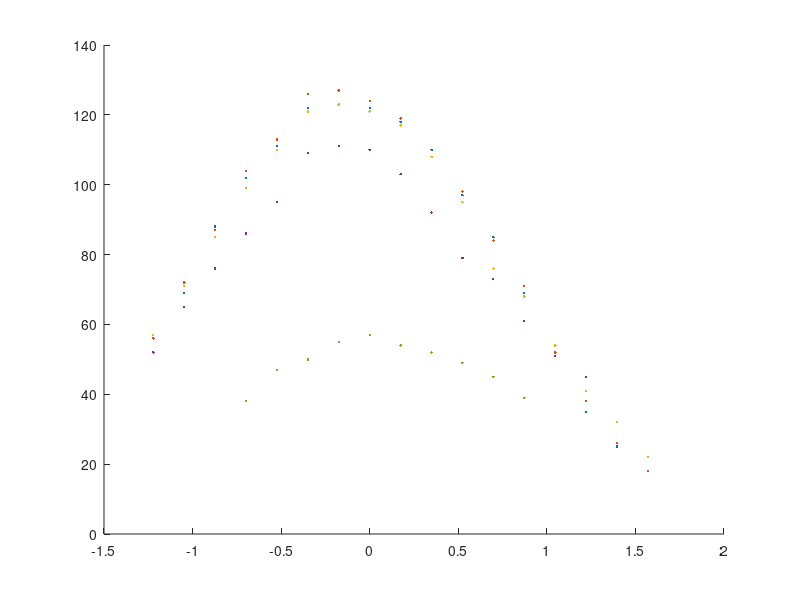
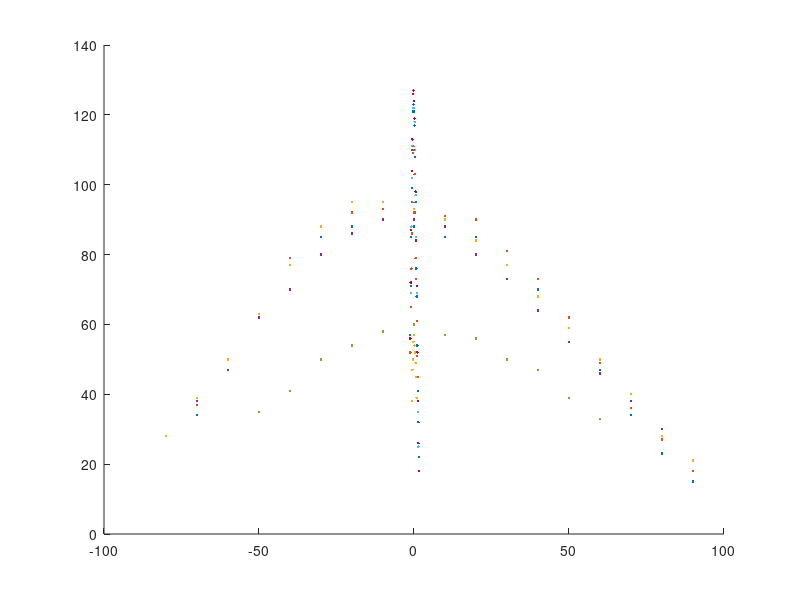
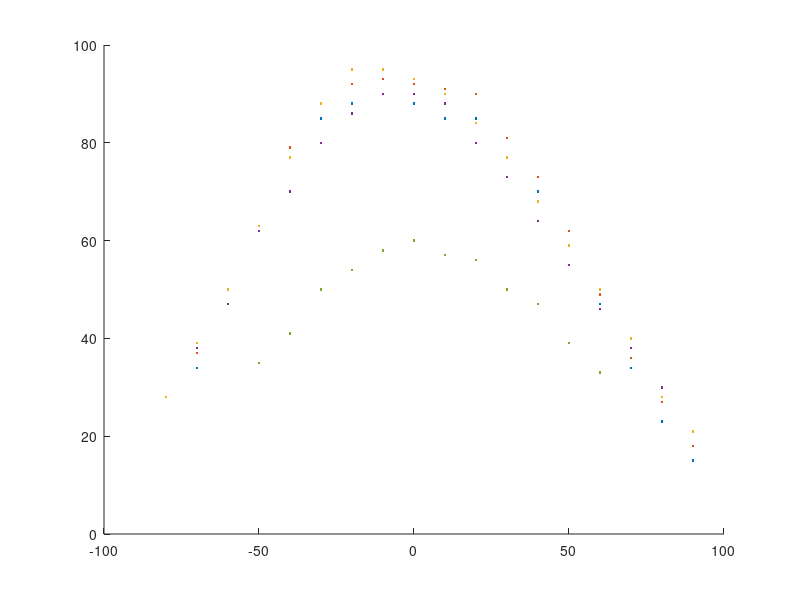

These charts were generated, in order, by the following MATLAB code:
clc
close all
clear all
%% Definición de parametros
A = 1;
B = 1;
C = 1;
D = 1;
E = 1;
Angles = deg2rad([0,10,20,30,40,50,60,70,80,90,-10,-20,-30,-40,-50,-60,-70,-80,-90]');
AnglesD60 = deg2rad([0,10,20,30,40,50,60,70,80,90,-10,-20,-30,-40,-50,-60]');
D60 = [122,118,110,97,85,69,51,35,25,18,123,122,111,102,88,69]';
AnglesD50 = deg2rad([0,10,20,30,40,50,60,70,80,90,-10,-20,-30,-40,-50,-60,-70]');
D50 = [124,119,108,98,84,71,52,38,26,18,127,126,113,104,87,72,56]';
AnglesD40 = deg2rad([0,10,20,30,40,50,60,70,80,90,-10,-20,-30,-40,-50,-60,-70]');
D40 = [121,117,108,95,76,68,54,41,32,22,123,121,110,99,85,71,57]';
AnglesD30 = deg2rad([0,10,20,30,40,50,60,70,-10,-20,-30,-40,-50,-60,-70]');
D30 = [110,103,92,79,73,61,51,45,111,109,95,86,76,65,52]';
AnglesD15 = deg2rad([0,10,20,30,40,50,-10,-20,-30,-40]');
D15 = [57,54,52,49,45,39,55,50,47,38]';

figure(1)
hold on
plot(AnglesD60,D60,'.')
plot(AnglesD50,D50,'.')
plot(AnglesD40,D40,'.')
plot(AnglesD30,D30,'.')
plot(AnglesD15,D15,'.')

Angles = ([0,10,20,30,40,50,60,70,80,90,-10,-20,-30,-40,-50,-60,-70,-80,-90]');
AnglesD60bis = ([0,10,20,30,40,50,60,70,80,90,-10,-20,-30,-40,-50,-60,-70]');
D60bis = [88,85,85,77,70,59,47,34,23,15,90,88,85,77,62,47,34]';
AnglesD50bis = ([0,10,20,30,40,50,60,70,80,90,-10,-20,-30,-40,-50,-60,-70]');
D50bis = [92,91,90,81,73,62,49,36,27,18,93,92,88,79,62,50,37]';
AnglesD40bis = ([0,10,20,30,40,50,60,70,80,90,-10,-20,-30,-40,-50,-60,-70,-80]');
D40bis = [93,90,84,77,68,59,50,40,28,21,95,95,88,77,63,50,39,28]';
AnglesD30bis = ([0,10,20,30,40,50,60,70,80,-10,-20,-30,-40,-50,-60,-70]');
D30bis = [90,88,80,73,64,55,46,38,30,90,86,80,70,62,47,38]';
AnglesD15bis = ([0,10,20,30,40,50,60,-10,-20,-30,-40,-50]');
D15bis = [60,57,56,50,47,39,33,58,54,50,41,35]';


figure(12)
hold on
plot(AnglesD60bis,D60bis,'.')
plot(AnglesD50bis,D50bis,'.')
plot(AnglesD40bis,D40bis,'.')
plot(AnglesD30bis,D30bis,'.')
plot(AnglesD15bis,D15bis,'.')


figure(3)
hold on
plot(AnglesD60bis,D60bis,'.')
plot(AnglesD50bis,D50bis,'.')
plot(AnglesD40bis,D40bis,'.')
plot(AnglesD30bis,D30bis,'.')
plot(AnglesD15bis,D15bis,'.')
plot(AnglesD60,D60,'.')
plot(AnglesD50,D50,'.')
plot(AnglesD40,D40,'.')
plot(AnglesD30,D30,'.')
plot(AnglesD15,D15,'.')

angles60_plus_90 = [90,80,70,60,50,40,30,20]';
D60_plus_90 = [17,20,42,58,74,84,92,99];
% Funcion empleada
%% Parametros para el de 60
 a60 =       56.39;  %(53.62, 59.17)
 b60 =      -1.615;  %(-1.692, -1.537)
 c60 =      -9.925;  %(-11.34, -8.509)
 d60 =       1.205;  %(1.091, 1.32)
%% Parametros para el de 50
       a50 =       56.31;  %(53.34, 59.28)
       b50 =      -1.629;  %(-1.711, -1.547)
       c50 =      -10.52;  %(-12.04, -8.996)
       d50 =       1.241;  %(1.117, 1.365)
%% Parametros para el de 40
       a40 =       49.85;  %(47.25, 52.45)
       b40 =      -1.714;  %(-1.804, -1.624)
       c40 =      -11.29;  %(-13.15, -9.434)
       d40 =       1.456;  %(1.325, 1.588)
%% Parametros para el de 30
       a30 =        32.3;  %(29.46, 35.14)
       b30 =       2.192;  %(1.989, 2.396)
       c30 =       15.36;  %(11.76, 18.96)
       d30 =       2.403;  %(2.104, 2.701)
%% Parametros para el de 15
%% Parametros para el de 60bis
       a60bis =       49.06;  %(34.74, 63.37)
       b60bis =      -1.384;  %(-1.688, -1.08)
       c60bis =      -2.083;  %(-4.846, 0.6789)
       d60bis =      0.8622;  %(0.2941, 1.43)
%% Parametros para el de 50bis
       a50bis =       46.51;  %(37.15, 55.87)
       b50bis =       1.473;  %(1.236, 1.71)
       c50bis =       1.664;  %(-0.7561, 4.083)
       d50bis =       1.057;  %(0.6224, 1.492)
%% Parametros para el de 40bis
       a40bis =        39.9;  %(34.07, 45.73)
       b40bis =      -1.632;  %(-1.854, -1.409)
       c40bis =      -3.722;  %(-6.741, -0.7026)
       d40bis =       1.385;  %(1.017, 1.753)

%% Parametros para el de 30bis
       a30bis =       31.73;  %(28.68, 34.78)
       b30bis =      -1.859;  %(-2.029, -1.688)
       c30bis =      -4.769;  %(-7.024, -2.514)
       d30bis =       1.848;  %(1.562, 2.133)
%% Parametros para el de 15bis
%a = mean(abs([a30,a40,a50,a60]));
b = mean(abs([b40,b50,b60]));
c = mean(abs([c40,c50,c60]));
d = mean(abs([d40,d50,d60]));


bbis = mean(abs([b30bis,b40bis,b50bis,b60bis]));
cbis = mean(abs([c30bis,c40bis,c50bis,c60bis]));
dbis = mean(abs([d30bis,d40bis,d50bis,d60bis]));